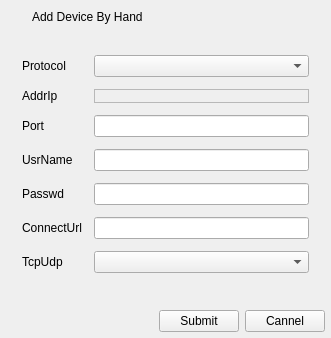
<?xml version="1.0" encoding="UTF-8"?>
<ui version="4.0">
 <class>DlgHandAddDevice</class>
 <widget class="QDialog" name="DlgHandAddDevice">
  <property name="geometry">
   <rect>
    <x>0</x>
    <y>0</y>
    <width>331</width>
    <height>338</height>
   </rect>
  </property>
  <property name="windowTitle">
   <string>Dialog</string>
  </property>
  <layout class="QGridLayout" name="gridLayout">
   <property name="leftMargin">
    <number>0</number>
   </property>
   <property name="topMargin">
    <number>0</number>
   </property>
   <property name="rightMargin">
    <number>0</number>
   </property>
   <property name="bottomMargin">
    <number>0</number>
   </property>
   <item row="0" column="0">
    <widget class="QWidget" name="WidGetTitle" native="true">
     <property name="enabled">
      <bool>true</bool>
     </property>
     <property name="sizePolicy">
      <sizepolicy hsizetype="Preferred" vsizetype="Fixed">
       <horstretch>0</horstretch>
       <verstretch>0</verstretch>
      </sizepolicy>
     </property>
     <property name="minimumSize">
      <size>
       <width>0</width>
       <height>33</height>
      </size>
     </property>
     <property name="maximumSize">
      <size>
       <width>16777215</width>
       <height>33</height>
      </size>
     </property>
     <layout class="QGridLayout" name="gridLayout_2">
      <property name="leftMargin">
       <number>0</number>
      </property>
      <property name="topMargin">
       <number>0</number>
      </property>
      <property name="rightMargin">
       <number>0</number>
      </property>
      <property name="bottomMargin">
       <number>0</number>
      </property>
      <property name="spacing">
       <number>0</number>
      </property>
      <item row="0" column="2">
       <widget class="QLabel" name="LabTitle">
        <property name="minimumSize">
         <size>
          <width>0</width>
          <height>33</height>
         </size>
        </property>
        <property name="maximumSize">
         <size>
          <width>16777215</width>
          <height>33</height>
         </size>
        </property>
        <property name="text">
         <string>Add Device By Hand</string>
        </property>
       </widget>
      </item>
      <item row="0" column="3">
       <widget class="QWidget" name="MenuWidget" native="true">
        <property name="sizePolicy">
         <sizepolicy hsizetype="Minimum" vsizetype="Preferred">
          <horstretch>0</horstretch>
          <verstretch>0</verstretch>
         </sizepolicy>
        </property>
        <property name="minimumSize">
         <size>
          <width>128</width>
          <height>33</height>
         </size>
        </property>
        <property name="maximumSize">
         <size>
          <width>128</width>
          <height>33</height>
         </size>
        </property>
        <widget class="QPushButton" name="BtnMenu">
         <property name="geometry">
          <rect>
           <x>0</x>
           <y>0</y>
           <width>32</width>
           <height>33</height>
          </rect>
         </property>
         <property name="sizePolicy">
          <sizepolicy hsizetype="Minimum" vsizetype="Expanding">
           <horstretch>0</horstretch>
           <verstretch>0</verstretch>
          </sizepolicy>
         </property>
         <property name="minimumSize">
          <size>
           <width>31</width>
           <height>0</height>
          </size>
         </property>
         <property name="focusPolicy">
          <enum>Qt::NoFocus</enum>
         </property>
         <property name="toolTip">
          <string>Menu</string>
         </property>
         <property name="text">
          <string/>
         </property>
         <property name="autoDefault">
          <bool>true</bool>
         </property>
         <property name="flat">
          <bool>true</bool>
         </property>
        </widget>
        <widget class="QPushButton" name="BtnMin">
         <property name="geometry">
          <rect>
           <x>32</x>
           <y>0</y>
           <width>32</width>
           <height>33</height>
          </rect>
         </property>
         <property name="sizePolicy">
          <sizepolicy hsizetype="Minimum" vsizetype="Expanding">
           <horstretch>0</horstretch>
           <verstretch>0</verstretch>
          </sizepolicy>
         </property>
         <property name="minimumSize">
          <size>
           <width>31</width>
           <height>0</height>
          </size>
         </property>
         <property name="text">
          <string/>
         </property>
         <property name="autoDefault">
          <bool>true</bool>
         </property>
         <property name="flat">
          <bool>true</bool>
         </property>
        </widget>
        <widget class="QPushButton" name="BtnMax">
         <property name="geometry">
          <rect>
           <x>64</x>
           <y>0</y>
           <width>32</width>
           <height>33</height>
          </rect>
         </property>
         <property name="sizePolicy">
          <sizepolicy hsizetype="Minimum" vsizetype="Expanding">
           <horstretch>0</horstretch>
           <verstretch>0</verstretch>
          </sizepolicy>
         </property>
         <property name="text">
          <string/>
         </property>
         <property name="autoDefault">
          <bool>true</bool>
         </property>
         <property name="flat">
          <bool>true</bool>
         </property>
        </widget>
        <widget class="QPushButton" name="BtnClose">
         <property name="geometry">
          <rect>
           <x>96</x>
           <y>0</y>
           <width>40</width>
           <height>33</height>
          </rect>
         </property>
         <property name="text">
          <string/>
         </property>
         <property name="autoDefault">
          <bool>true</bool>
         </property>
         <property name="flat">
          <bool>true</bool>
         </property>
        </widget>
       </widget>
      </item>
      <item row="0" column="0">
       <widget class="QLabel" name="LabIco">
        <property name="minimumSize">
         <size>
          <width>32</width>
          <height>33</height>
         </size>
        </property>
        <property name="maximumSize">
         <size>
          <width>32</width>
          <height>33</height>
         </size>
        </property>
        <property name="text">
         <string/>
        </property>
       </widget>
      </item>
     </layout>
    </widget>
   </item>
   <item row="1" column="0">
    <layout class="QVBoxLayout" name="verticalLayout">
     <property name="leftMargin">
      <number>6</number>
     </property>
     <property name="rightMargin">
      <number>6</number>
     </property>
     <property name="bottomMargin">
      <number>6</number>
     </property>
     <item>
      <layout class="QFormLayout" name="formLayout">
       <property name="horizontalSpacing">
        <number>12</number>
       </property>
       <property name="verticalSpacing">
        <number>12</number>
       </property>
       <property name="leftMargin">
        <number>16</number>
       </property>
       <property name="topMargin">
        <number>16</number>
       </property>
       <property name="rightMargin">
        <number>16</number>
       </property>
       <property name="bottomMargin">
        <number>16</number>
       </property>
       <item row="1" column="0">
        <widget class="QLabel" name="LabProtocol">
         <property name="text">
          <string>Protocol</string>
         </property>
        </widget>
       </item>
       <item row="2" column="0">
        <widget class="QLabel" name="LabAddrIip">
         <property name="text">
          <string>AddrIp</string>
         </property>
        </widget>
       </item>
       <item row="3" column="0">
        <widget class="QLabel" name="LabPort">
         <property name="text">
          <string>Port</string>
         </property>
        </widget>
       </item>
       <item row="4" column="0">
        <widget class="QLabel" name="LabUserName">
         <property name="text">
          <string>UsrName</string>
         </property>
        </widget>
       </item>
       <item row="5" column="0">
        <widget class="QLabel" name="LabPasswd">
         <property name="text">
          <string>Passwd</string>
         </property>
        </widget>
       </item>
       <item row="6" column="0">
        <widget class="QLabel" name="LabConnectUrl">
         <property name="text">
          <string>ConnectUrl</string>
         </property>
        </widget>
       </item>
       <item row="7" column="0">
        <widget class="QLabel" name="LabTcpUdp">
         <property name="text">
          <string>TcpUdp</string>
         </property>
        </widget>
       </item>
       <item row="1" column="1">
        <widget class="QComboBox" name="CBoxProtocol"/>
       </item>
       <item row="2" column="1">
        <widget class="IpAddrEdit" name="LiEditAddrIp">
         <property name="frameShape">
          <enum>QFrame::StyledPanel</enum>
         </property>
         <property name="frameShadow">
          <enum>QFrame::Raised</enum>
         </property>
        </widget>
       </item>
       <item row="3" column="1">
        <widget class="QLineEdit" name="LiEditPort"/>
       </item>
       <item row="4" column="1">
        <widget class="QLineEdit" name="LiEditUsrName"/>
       </item>
       <item row="5" column="1">
        <widget class="QLineEdit" name="LiEditPasswd"/>
       </item>
       <item row="6" column="1">
        <widget class="QLineEdit" name="LiEditConnectUrl"/>
       </item>
       <item row="7" column="1">
        <widget class="QComboBox" name="CBoxTcpUdp"/>
       </item>
      </layout>
     </item>
     <item>
      <layout class="QHBoxLayout" name="HorSubCannelBtn">
       <item>
        <spacer name="horizontalSpacer">
         <property name="orientation">
          <enum>Qt::Horizontal</enum>
         </property>
         <property name="sizeHint" stdset="0">
          <size>
           <width>40</width>
           <height>20</height>
          </size>
         </property>
        </spacer>
       </item>
       <item>
        <widget class="QPushButton" name="BtnSubmit">
         <property name="text">
          <string>Submit</string>
         </property>
        </widget>
       </item>
       <item>
        <widget class="QPushButton" name="BtnCannel">
         <property name="text">
          <string>Cannel</string>
         </property>
        </widget>
       </item>
      </layout>
     </item>
    </layout>
   </item>
  </layout>
 </widget>
 <customwidgets>
  <customwidget>
   <class>IpAddrEdit</class>
   <extends>QFrame</extends>
   <header location="global">ipaddredit.h</header>
   <container>1</container>
  </customwidget>
 </customwidgets>
 <resources/>
 <connections/>
</ui>
